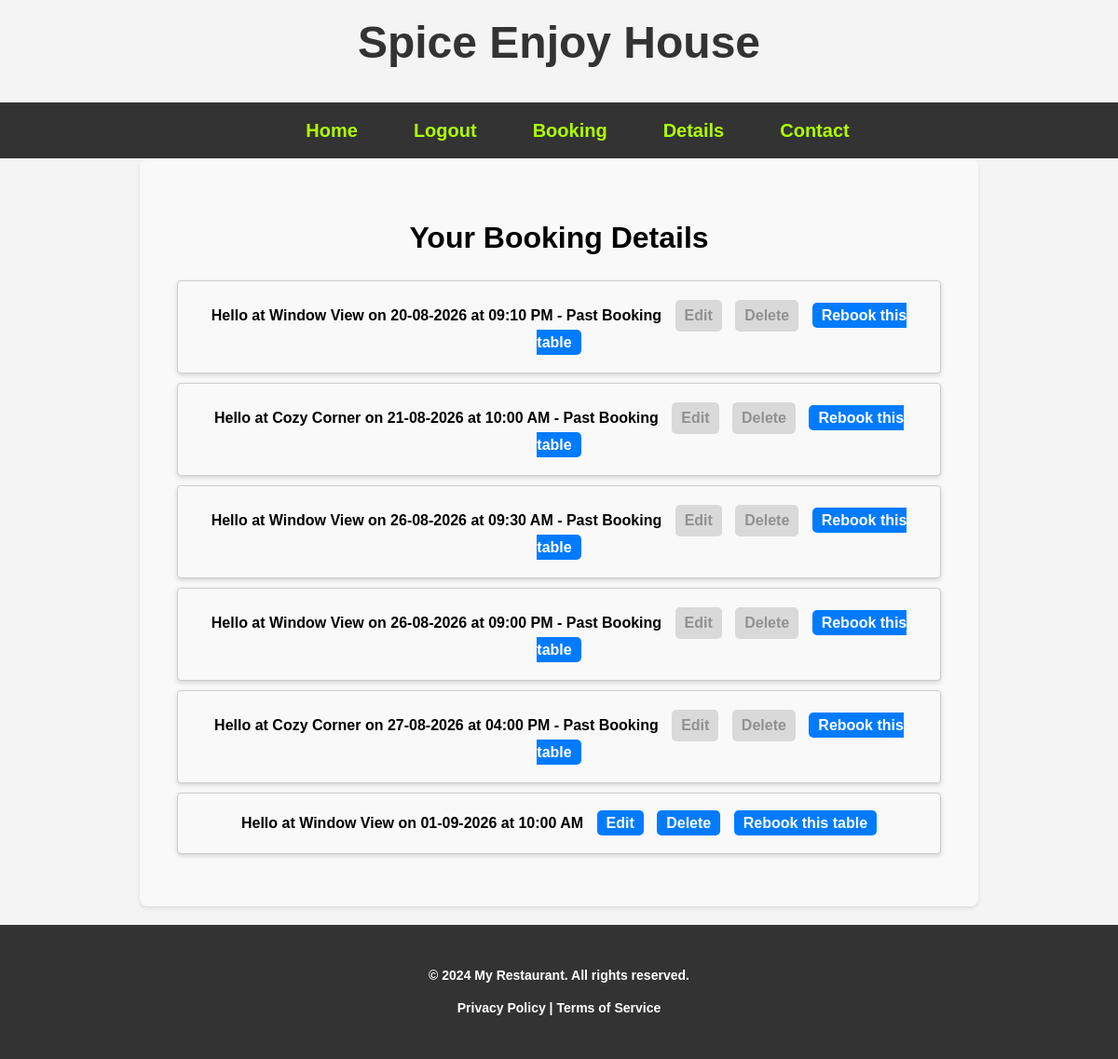
Page /booking-details/ (signed in) on the committed database.
### booking_app/models.py (models this page shows, shortened)
class Booking(models.Model):
    table = models.ForeignKey(Table, on_delete=models.CASCADE)
    user = models.ForeignKey(User, on_delete=models.CASCADE)
    guest_name = models.CharField(max_length=100, validators=[MinLengthValidator(1)])
    booking_date = models.DateField()
    booking_time = models.TimeField()
    is_cancelled = models.BooleanField(default=False)

class Table(models.Model):
    CHOICES = [
        ("Window View", "Window View"),
        ("Cozy Corner", "Cozy Corner"),
        ("Family Booth", "Family Booth"),
    ]
    name = models.CharField(max_length=50, choices=CHOICES, default="Window View", validators=[MinLengthValidator(1)])

### booking_app/views.py (the view)
# urls.py: path('booking-details/', views.booking_details, name='booking-details'),
@login_required
def booking_details(request):
    if request.user.is_authenticated:
        user_bookings = Booking.objects.filter(user=request.user)
    else:
        user_bookings = None
    today = timezone.now().date()
    return render(request, 'booking_app/booking_details.html', {'user_bookings': user_bookings, 'today': today})

### booking_app/templates/booking_app/booking_details.html
{% extends "base.html" %}
{% load static %}
{% block content %}
<div class="container">
    <h1>Your Booking Details</h1>
    {% if user.is_authenticated %}
    {% if user_bookings %}
    <ul class="booking_list">
        {% for booking in user_bookings %}
        <li class="booking_item">
            {{ booking.guest_name }} at {{ booking.table.name }} on {{ booking.booking_date|date:"d-m-Y" }} at {{ booking.booking_time|time:"h:i A" }}
            {% if booking.booking_date < today %}
            <span class="status past">- Past Booking</span>
            {% endif %}
            {% if booking.booking_date >= today %}
            <a href="{% url 'edit-booking' booking.id %}" class="edit-link">Edit</a>
            <a href="{% url 'delete-booking' booking.id %}" class="delete-link">Delete</a>
            {% else %}
            <span class="disabled">Edit</span>
            <span class="disabled">Delete</span>
            {% endif %}
            <a href="{% url 'booking-form' %}?table={{booking.table.id}}" class="rebook-link">Rebook this table</a>
        </li>
        {% endfor %}
    </ul>
    {% else %}
    <p>No bookings found.</p>
    {% endif %}
    {% else %}
    <p>Please log in to view your bookings.</p>
    {% endif %}
</div>
{% endblock content %}

### static/css/styles.css (style rules this page uses)
* { box-sizing: border-box; }
body { font-family: 'Arial', sans-serif; margin: 0; padding: 0; background-color: #f4f4f4; display: flex; flex-direction: column; min-height: 100vh; font-size: 16px; font-weight: bold; line-height: 1.5; }
.container { width: 100%; margin: auto; overflow: hidden; padding: 20px; background-color: #f9f9f9; border-radius: 8px; box-shadow: 0 2px 4px rgba(0, 0, 0, 0.1); }
.container { width: 600px; margin: 0 auto; padding: 20px; background-color: #f9f9f9; border-radius: 8px; box-shadow: 0 2px 4px rgba(0, 0, 0, 0.1); text-align: center; }
.booking_list { list-style-type: none; padding: 0; }
.booking_item { background-color: #f9f9f9; border: 1px solid #ccc; border-radius: 4px; padding: 20px; margin-bottom: 10px; box-shadow: 0 2px 5px rgba(0, 0, 0, 0.15); }
.edit-link, .delete-link { background-color: #007bff; color: #fff; padding: 5px 10px; text-decoration: none; border-radius: 5px; margin-left: 10px; }
.disabled { background-color: #ccc; color: #666; padding: 5px 10px; border-radius: 5px; margin-left: 10px; cursor: not-allowed; text-decoration: none; display: inline-block; font-weight: bold; opacity: 0.7; }
.rebook-link { background-color: #007bff; color: #fff; padding: 5px 10px; text-decoration: none; border-radius: 5px; margin-left: 10px; font-weight: bold; transition: background-color 0.3s ease; }
@media screen and (min-width: 1200px) { .container { width: 75%; padding: 40px; } }

### rows in the picture
Booking: guest_name "Hello", table.name "Window View", booking_date "20-08-2026", booking_time "09:10 PM", shows "- Past Booking", shows "Edit"
Booking: guest_name "Hello", table.name "Cozy Corner", booking_date "21-08-2026", booking_time "10:00 AM", shows "- Past Booking", shows "Edit"
Booking: guest_name "Hello", table.name "Window View", booking_date "26-08-2026", booking_time "09:30 AM", shows "- Past Booking", shows "Edit"
Booking: guest_name "Hello", table.name "Window View", booking_date "26-08-2026", booking_time "09:00 PM", shows "- Past Booking", shows "Edit"
Booking: guest_name "Hello", table.name "Cozy Corner", booking_date "27-08-2026", booking_time "04:00 PM", shows "- Past Booking", shows "Edit"
Booking: guest_name "Hello", table.name "Window View", booking_date "01-09-2026", booking_time "10:00 AM", shows "Edit"
